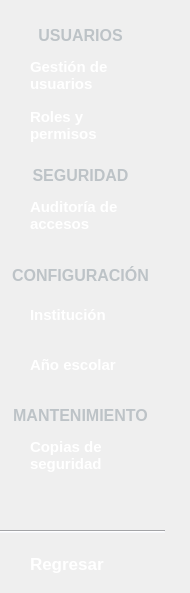
      <widget class="QWidget" name="menu_admin">
       <widget class="QPushButton" name="btnGestion_usuarios">
        <property name="geometry">
         <rect>
          <x>10</x>
          <y>50</y>
          <width>171</width>
          <height>50</height>
         </rect>
        </property>
        <property name="sizePolicy">
         <sizepolicy hsizetype="Minimum" vsizetype="Fixed">
          <horstretch>0</horstretch>
          <verstretch>0</verstretch>
         </sizepolicy>
        </property>
        <property name="minimumSize">
         <size>
          <width>80</width>
          <height>30</height>
         </size>
        </property>
        <property name="maximumSize">
         <size>
          <width>200</width>
          <height>50</height>
         </size>
        </property>
        <property name="font">
         <font>
          <family>Segoe UI</family>
          <pointsize>11</pointsize>
          <italic>false</italic>
          <bold>true</bold>
         </font>
        </property>
        <property name="cursor">
         <cursorShape>PointingHandCursor</cursorShape>
        </property>
        <property name="toolTip">
         <string/>
        </property>
        <property name="layoutDirection">
         <enum>Qt::LayoutDirection::LeftToRight</enum>
        </property>
        <property name="styleSheet">
         <string notr="true">QPushButton {
   background: transparent;
    color: #FFFFFF;
    border: none;
    padding: 2px 16px;
    border-radius: 15px;
	text-align: left;
    padding-left: 20px; /* Mueve el ícono a la derecha un poco */
}
QPushButton:hover {
	
	background-color: rgb(69, 98, 126);
}
QPushButton:checked {
    background-color: #f5f6fa;
 	color: #2d2d2d;
	
}</string>
        </property>
        <property name="text">
         <string>Gestión de
usuarios</string>
        </property>
        <property name="icon">
         <iconset resource="../icons/resources_ui.qrc">
          <normaloff>:/icons/gestion_usuarios_w.png</normaloff>
          <normalon>:/icons/gestion_usuarios_b.png</normalon>:/icons/gestion_usuarios_w.png</iconset>
        </property>
        <property name="iconSize">
         <size>
          <width>18</width>
          <height>18</height>
         </size>
        </property>
        <property name="checkable">
         <bool>true</bool>
        </property>
        <property name="checked">
         <bool>false</bool>
        </property>
        <property name="autoExclusive">
         <bool>false</bool>
        </property>
        <attribute name="buttonGroup">
         <string notr="true">buttonGroup</string>
        </attribute>
       </widget>
       <widget class="QPushButton" name="btnRoles">
        <property name="enabled">
         <bool>false</bool>
        </property>
        <property name="geometry">
         <rect>
          <x>10</x>
          <y>100</y>
          <width>171</width>
          <height>50</height>
         </rect>
        </property>
        <property name="sizePolicy">
         <sizepolicy hsizetype="Minimum" vsizetype="Fixed">
          <horstretch>0</horstretch>
          <verstretch>0</verstretch>
         </sizepolicy>
        </property>
        <property name="minimumSize">
         <size>
          <width>80</width>
          <height>30</height>
         </size>
        </property>
        <property name="maximumSize">
         <size>
          <width>200</width>
          <height>50</height>
         </size>
        </property>
        <property name="font">
         <font>
          <family>Segoe UI</family>
          <pointsize>11</pointsize>
          <italic>false</italic>
          <bold>true</bold>
         </font>
        </property>
        <property name="cursor">
         <cursorShape>PointingHandCursor</cursorShape>
        </property>
        <property name="layoutDirection">
         <enum>Qt::LayoutDirection::LeftToRight</enum>
        </property>
        <property name="styleSheet">
         <string notr="true">QPushButton {
   background: transparent;
    color: #FFFFFF;
    border: none;
    padding: 2px 16px;
    border-radius: 15px;
	text-align: left;
    padding-left: 20px; /* Mueve el ícono a la derecha un poco */
}
QPushButton:hover {
	
	background-color: rgb(69, 98, 126);
}
QPushButton:checked {
    background-color: #f5f6fa;
 	color: #2d2d2d;
	
}</string>
        </property>
        <property name="text">
         <string>Roles y
permisos</string>
        </property>
        <property name="icon">
         <iconset resource="../icons/resources_ui.qrc">
          <normaloff>:/icons/permisos_w.png</normaloff>
          <normalon>:/icons/permisos_b.png</normalon>:/icons/permisos_w.png</iconset>
        </property>
        <property name="iconSize">
         <size>
          <width>18</width>
          <height>18</height>
         </size>
        </property>
        <property name="checkable">
         <bool>true</bool>
        </property>
        <property name="checked">
         <bool>false</bool>
        </property>
        <property name="autoExclusive">
         <bool>false</bool>
        </property>
        <attribute name="buttonGroup">
         <string notr="true">buttonGroup</string>
        </attribute>
       </widget>
       <widget class="QLabel" name="lblResumenGeneral_2">
        <property name="geometry">
         <rect>
          <x>0</x>
          <y>20</y>
          <width>161</width>
          <height>31</height>
         </rect>
        </property>
        <property name="font">
         <font>
          <family>Segoe UI</family>
          <pointsize>12</pointsize>
          <bold>true</bold>
         </font>
        </property>
        <property name="styleSheet">
         <string notr="true">color: #bdc3c7</string>
        </property>
        <property name="text">
         <string>USUARIOS</string>
        </property>
        <property name="alignment">
         <set>Qt::AlignmentFlag::AlignCenter</set>
        </property>
       </widget>
       <widget class="QLabel" name="lblResumenGeneral_3">
        <property name="geometry">
         <rect>
          <x>0</x>
          <y>160</y>
          <width>161</width>
          <height>31</height>
         </rect>
        </property>
        <property name="font">
         <font>
          <family>Segoe UI</family>
          <pointsize>12</pointsize>
          <bold>true</bold>
         </font>
        </property>
        <property name="styleSheet">
         <string notr="true">color: #bdc3c7</string>
        </property>
        <property name="text">
         <string>SEGURIDAD</string>
        </property>
        <property name="alignment">
         <set>Qt::AlignmentFlag::AlignCenter</set>
        </property>
       </widget>
       <widget class="QPushButton" name="btnAuditoria">
        <property name="geometry">
         <rect>
          <x>10</x>
          <y>190</y>
          <width>171</width>
          <height>50</height>
         </rect>
        </property>
        <property name="sizePolicy">
         <sizepolicy hsizetype="Minimum" vsizetype="Fixed">
          <horstretch>0</horstretch>
          <verstretch>0</verstretch>
         </sizepolicy>
        </property>
        <property name="minimumSize">
         <size>
          <width>80</width>
          <height>30</height>
         </size>
        </property>
        <property name="maximumSize">
         <size>
          <width>200</width>
          <height>50</height>
         </size>
        </property>
        <property name="font">
         <font>
          <family>Segoe UI</family>
          <pointsize>11</pointsize>
          <italic>false</italic>
          <bold>true</bold>
         </font>
        </property>
        <property name="cursor">
         <cursorShape>PointingHandCursor</cursorShape>
        </property>
        <property name="layoutDirection">
         <enum>Qt::LayoutDirection::LeftToRight</enum>
        </property>
        <property name="styleSheet">
         <string notr="true">QPushButton {
   background: transparent;
    color: #FFFFFF;
    border: none;
    padding: 2px 16px;
    border-radius: 15px;
	text-align: left;
    padding-left: 20px; /* Mueve el ícono a la derecha un poco */
}
QPushButton:hover {
	
	background-color: rgb(69, 98, 126);
}
QPushButton:checked {
    background-color: #f5f6fa;
 	color: #2d2d2d;
	
}</string>
        </property>
        <property name="text">
         <string>Auditoría de
accesos</string>
        </property>
        <property name="icon">
         <iconset resource="../icons/resources_ui.qrc">
          <normaloff>:/icons/auditoria_w.png</normaloff>
          <normalon>:/icons/auditoria_b.png</normalon>:/icons/auditoria_w.png</iconset>
        </property>
        <property name="iconSize">
         <size>
          <width>18</width>
          <height>18</height>
         </size>
        </property>
        <property name="checkable">
         <bool>true</bool>
        </property>
        <property name="checked">
         <bool>false</bool>
        </property>
        <property name="autoExclusive">
         <bool>false</bool>
        </property>
        <attribute name="buttonGroup">
         <string notr="true">buttonGroup</string>
        </attribute>
       </widget>
       <widget class="QLabel" name="lblResumenGeneral_4">
        <property name="geometry">
         <rect>
          <x>0</x>
          <y>260</y>
          <width>161</width>
          <height>31</height>
         </rect>
        </property>
        <property name="font">
         <font>
          <family>Segoe UI</family>
          <pointsize>12</pointsize>
          <bold>true</bold>
         </font>
        </property>
        <property name="styleSheet">
         <string notr="true">color: #bdc3c7</string>
        </property>
        <property name="text">
         <string>CONFIGURACIÓN</string>
        </property>
        <property name="alignment">
         <set>Qt::AlignmentFlag::AlignCenter</set>
        </property>
       </widget>
       <widget class="QPushButton" name="btnDatos_institucion">
        <property name="geometry">
         <rect>
          <x>10</x>
          <y>290</y>
          <width>171</width>
          <height>50</height>
         </rect>
        </property>
        <property name="sizePolicy">
         <sizepolicy hsizetype="Minimum" vsizetype="Fixed">
          <horstretch>0</horstretch>
          <verstretch>0</verstretch>
         </sizepolicy>
        </property>
        <property name="minimumSize">
         <size>
          <width>80</width>
          <height>30</height>
         </size>
        </property>
        <property name="maximumSize">
         <size>
          <width>200</width>
          <height>50</height>
         </size>
        </property>
        <property name="font">
         <font>
          <family>Segoe UI</family>
          <pointsize>11</pointsize>
          <italic>false</italic>
          <bold>true</bold>
         </font>
        </property>
        <property name="cursor">
         <cursorShape>PointingHandCursor</cursorShape>
        </property>
        <property name="layoutDirection">
         <enum>Qt::LayoutDirection::LeftToRight</enum>
        </property>
        <property name="styleSheet">
         <string notr="true">QPushButton {
   background: transparent;
    color: #FFFFFF;
    border: none;
    padding: 2px 16px;
    border-radius: 15px;
	text-align: left;
    padding-left: 20px; /* Mueve el ícono a la derecha un poco */
}
QPushButton:hover {
	
	background-color: rgb(69, 98, 126);
}
QPushButton:checked {
    background-color: #f5f6fa;
 	color: #2d2d2d;
	
}</string>
        </property>
        <property name="text">
         <string>Institución</string>
        </property>
        <property name="icon">
         <iconset resource="../icons/resources_ui.qrc">
          <normaloff>:/icons/datos_institucion_w.png</normaloff>
          <normalon>:/icons/datos_institucion_b.png</normalon>:/icons/datos_institucion_w.png</iconset>
        </property>
        <property name="iconSize">
         <size>
          <width>18</width>
          <height>18</height>
         </size>
        </property>
        <property name="checkable">
         <bool>true</bool>
        </property>
        <property name="checked">
         <bool>false</bool>
        </property>
        <property name="autoExclusive">
         <bool>false</bool>
        </property>
        <attribute name="buttonGroup">
         <string notr="true">buttonGroup</string>
        </attribute>
       </widget>
       <widget class="QLabel" name="lblResumenGeneral_5">
        <property name="geometry">
         <rect>
          <x>0</x>
          <y>400</y>
          <width>161</width>
          <height>31</height>
         </rect>
        </property>
        <property name="font">
         <font>
          <family>Segoe UI</family>
          <pointsize>12</pointsize>
          <bold>true</bold>
         </font>
        </property>
        <property name="styleSheet">
         <string notr="true">color: #bdc3c7</string>
        </property>
        <property name="text">
         <string>MANTENIMIENTO</string>
        </property>
        <property name="alignment">
         <set>Qt::AlignmentFlag::AlignCenter</set>
        </property>
       </widget>
       <widget class="QPushButton" name="btnCopia_seguridad">
        <property name="geometry">
         <rect>
          <x>10</x>
          <y>430</y>
          <width>171</width>
          <height>50</height>
         </rect>
        </property>
        <property name="sizePolicy">
         <sizepolicy hsizetype="Minimum" vsizetype="Fixed">
          <horstretch>0</horstretch>
          <verstretch>0</verstretch>
         </sizepolicy>
        </property>
        <property name="minimumSize">
         <size>
          <width>80</width>
          <height>30</height>
         </size>
        </property>
        <property name="maximumSize">
         <size>
          <width>200</width>
          <height>50</height>
         </size>
        </property>
        <property name="font">
         <font>
          <family>Segoe UI</family>
          <pointsize>11</pointsize>
          <italic>false</italic>
          <bold>true</bold>
         </font>
        </property>
        <property name="cursor">
         <cursorShape>PointingHandCursor</cursorShape>
        </property>
        <property name="layoutDirection">
         <enum>Qt::LayoutDirection::LeftToRight</enum>
        </property>
        <property name="styleSheet">
         <string notr="true">QPushButton {
   background: transparent;
    color: #FFFFFF;
    border: none;
    padding: 2px 16px;
    border-radius: 15px;
	text-align: left;
    padding-left: 20px; /* Mueve el ícono a la derecha un poco */
}
QPushButton:hover {
	
	background-color: rgb(69, 98, 126);
}
QPushButton:checked {
    background-color: #f5f6fa;
 	color: #2d2d2d;
	
}</string>
        </property>
        <property name="text">
         <string>Copias de
seguridad</string>
        </property>
        <property name="icon">
         <iconset resource="../icons/resources_ui.qrc">
          <normaloff>:/icons/copia_seguridad_w.png</normaloff>
          <normalon>:/icons/copia_seguridad_b.png</normalon>:/icons/copia_seguridad_w.png</iconset>
        </property>
        <property name="iconSize">
         <size>
          <width>18</width>
          <height>18</height>
         </size>
        </property>
        <property name="checkable">
         <bool>true</bool>
        </property>
        <property name="checked">
         <bool>false</bool>
        </property>
        <property name="autoExclusive">
         <bool>false</bool>
        </property>
        <attribute name="buttonGroup">
         <string notr="true">buttonGroup</string>
        </attribute>
       </widget>
       <widget class="QPushButton" name="btnRegresar_admin">
        <property name="geometry">
         <rect>
          <x>10</x>
          <y>543</y>
          <width>141</width>
          <height>41</height>
         </rect>
        </property>
        <property name="sizePolicy">
         <sizepolicy hsizetype="Minimum" vsizetype="Fixed">
          <horstretch>0</horstretch>
          <verstretch>0</verstretch>
         </sizepolicy>
        </property>
        <property name="minimumSize">
         <size>
          <width>50</width>
          <height>40</height>
         </size>
        </property>
        <property name="maximumSize">
         <size>
          <width>200</width>
          <height>50</height>
         </size>
        </property>
        <property name="font">
         <font>
          <family>Segoe UI</family>
          <pointsize>13</pointsize>
          <bold>true</bold>
         </font>
        </property>
        <property name="cursor">
         <cursorShape>PointingHandCursor</cursorShape>
        </property>
        <property name="toolTip">
         <string>Home</string>
        </property>
        <property name="layoutDirection">
         <enum>Qt::LayoutDirection::LeftToRight</enum>
        </property>
        <property name="styleSheet">
         <string notr="true">QPushButton {
   background: transparent;
    color: #FFFFFF;
    border: none;
    padding: 8px 16px;
    border-radius: 15px;
	text-align: left;
    padding-left: 20px; /* Mueve el ícono a la derecha un poco */
}
QPushButton:hover {
	
	background-color: rgb(69, 98, 126);
}
QPushButton:checked {
    background-color: #f5f6fa;
 	color: #2d2d2d;
	
}</string>
        </property>
        <property name="text">
         <string>Regresar</string>
        </property>
        <property name="icon">
         <iconset resource="../icons/resources_ui.qrc">
          <normaloff>:/icons/regresar_w.png</normaloff>:/icons/regresar_w.png</iconset>
        </property>
        <property name="iconSize">
         <size>
          <width>30</width>
          <height>30</height>
         </size>
        </property>
        <property name="checkable">
         <bool>false</bool>
        </property>
        <property name="checked">
         <bool>false</bool>
        </property>
       </widget>
       <widget class="Line" name="lineSeparadora_2">
        <property name="geometry">
         <rect>
          <x>0</x>
          <y>530</y>
          <width>165</width>
          <height>3</height>
         </rect>
        </property>
        <property name="minimumSize">
         <size>
          <width>100</width>
          <height>3</height>
         </size>
        </property>
        <property name="maximumSize">
         <size>
          <width>560</width>
          <height>3</height>
         </size>
        </property>
        <property name="styleSheet">
         <string notr="true">background-color: #f5f6fa;</string>
        </property>
        <property name="orientation">
         <enum>Qt::Orientation::Horizontal</enum>
        </property>
       </widget>
       <widget class="QPushButton" name="btnAnio_escolar">
        <property name="geometry">
         <rect>
          <x>10</x>
          <y>340</y>
          <width>171</width>
          <height>50</height>
         </rect>
        </property>
        <property name="sizePolicy">
         <sizepolicy hsizetype="Minimum" vsizetype="Fixed">
          <horstretch>0</horstretch>
          <verstretch>0</verstretch>
         </sizepolicy>
        </property>
        <property name="minimumSize">
         <size>
          <width>80</width>
          <height>30</height>
         </size>
        </property>
        <property name="maximumSize">
         <size>
          <width>200</width>
          <height>50</height>
         </size>
        </property>
        <property name="font">
         <font>
          <family>Segoe UI</family>
          <pointsize>11</pointsize>
          <italic>false</italic>
          <bold>true</bold>
         </font>
        </property>
        <property name="cursor">
         <cursorShape>PointingHandCursor</cursorShape>
        </property>
        <property name="layoutDirection">
         <enum>Qt::LayoutDirection::LeftToRight</enum>
        </property>
        <property name="styleSheet">
         <string notr="true">QPushButton {
   background: transparent;
    color: #FFFFFF;
    border: none;
    padding: 2px 16px;
    border-radius: 15px;
	text-align: left;
    padding-left: 20px; /* Mueve el ícono a la derecha un poco */
}
QPushButton:hover {
	
	background-color: rgb(69, 98, 126);
}
QPushButton:checked {
    background-color: #f5f6fa;
 	color: #2d2d2d;
	
}</string>
        </property>
        <property name="text">
         <string>Año escolar</string>
        </property>
        <property name="icon">
         <iconset resource="../icons/resources_ui.qrc">
          <normaloff>:/icons/calendario-diario.png</normaloff>
          <normalon>:/icons/calendario-diario (1).png</normalon>:/icons/calendario-diario.png</iconset>
        </property>
        <property name="iconSize">
         <size>
          <width>18</width>
          <height>18</height>
         </size>
        </property>
        <property name="checkable">
         <bool>true</bool>
        </property>
        <property name="checked">
         <bool>false</bool>
        </property>
        <property name="autoExclusive">
         <bool>false</bool>
        </property>
        <attribute name="buttonGroup">
         <string notr="true">buttonGroup</string>
        </attribute>
       </widget>
      </widget>
